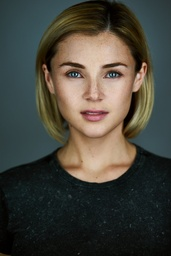
#> input picture data/face.jpg, 171 x 256 px, shrunk from 667 x 1000 before the run
$ python parameter_experiments.py
#> lines starting #> are read from the running program, lines starting #| are printed output that depends on the picture
### code/segment.py
import numpy as np
import matplotlib.pyplot as plt
import itertools
from skimage import color
from tqdm import tqdm
from numpy.linalg import norm
from scipy.spatial.distance import cdist
import cv2
from plotclusters3D import plotclusters3D

# [66 lines left out: functions findpeak, meanshift, not called in this run]


def findpeak_opt(data, idx, r, c):
    """
    Function to find the mean-shift peak for a certain point in the data.
    The optimized version of findpeak using:
        - Basin of attraction: saving the datapoints that are close to the initial datapoint
        - Search-path: savind the datapoints that are encountered during the 'walk' of the mean-shift
    Args:
        data:   the n-dimensional dataset consisting of p points
        idx:    the column index of the data point for which we wish to compute its associated density peak
        r:      the search window radius.
    """
    point = data[:, idx]

    shift = 10000
    t = 0.01

    first_it = True
    neighbors = None

    search_path_neighbors = None
    while shift > t:
        # Find points that are within 'r' to the current point
        inside = []

        # Calculate all distances to the current point
        p = point.reshape(1, point.shape[0])
        d = data.transpose()
        distances = cdist(p, d, metric='euclidean')

        # And save the indexes of points within the search window
        indices = np.where(distances <= r)[1]
        inside = d[indices]

        # Save the neighbors of current data point for the basin
        if first_it:
            neighbors = indices

        # Save a list of all points that are within r/c of our search path
        sp_inx = np.where(distances <= (r/c))[1]
        search_path_neighbors = np.unique(np.append(search_path_neighbors, sp_inx)) if search_path_neighbors is not None else sp_inx

        # Calculate the mean of all 'close' features
        new_p = inside.mean(axis=0)

        shift = norm(point - new_p)
        point = new_p

    # So we found the peak for the point at idx
    return point, neighbors, search_path_neighbors


def meanshift_opt(data, r, c):
    """
    Finds the peaks for all datapoints using the mean-shift algorithm
    Improvement of the 'meanshift' function using the basin of attraction
    and the search path. These datapoints will get the same label as the datapoint
    that the search was started from, unless they are already labeled.
    Args:
        data: image data in the format
        r: size of the window
        c: size of the search_path window

    Returns:
        labels: an array of length [number of pixels] with a label for each pixel
        peaks: an array of size [number of pixels]x[feature vector]
    """
    # For the basin of attraction, we check if a point has a label already
    # by filling the array with negative values
    labels = np.full(shape=data.shape[1], fill_value=-1)
    peaks = []

    # We iterate over each data point
    for idx in tqdm(range(data.shape[1])):
        if labels[idx] == -1:
            # We calculate the peak for this datapoint
            new_peak, basin, search_path = findpeak_opt(data, idx, r, c)
            label = len(peaks)

            # We check whether the found peak corresponds to an existing peak
            #TODO Use cdist here as well
            new = True
            for l, peak in enumerate(peaks):
                if norm(peak - new_peak) < (r/2):
                    # If this is not a new peak, the label will be the same as the
                    # exisiting peak
                    label = l
                    new = False

            # If this is a new peak, it's added to the list
            if new:
                peaks.append(new_peak)

            labels[idx] = label

            # Basin & search path are the datapoints in the basin and search path
            l = labels.transpose()

            # These lists of indices are merged and only unique indices are kept
            neighbors = np.unique(np.append(basin, search_path))

            # With these indices, a check can be performed whether they have a label
            # and if not, assign the current label
            optimized_labels = np.where(l[neighbors] == -1, label, l[neighbors])
            l[neighbors] = optimized_labels

            labels = l.transpose()


    labels = labels.transpose()
    peaks = np.array(peaks)
    #peaks = peaks.reshape(peaks.shape[1], peaks.shape[0])
    return labels, peaks


def imSegment(img, r, c=4, pos=False, lab=True, scale=0.5, blur=3, experiment=False, opt=True):
    """
    Takes in an RGB image, converts it to CIELAB and creates clusters
    Returns four images:
        1. The original image
        2. The prepocessed image
        3. The segmented image
        4. The 3D plot

    Args:
        img: Image within the RGB colorspace
        r: Mean-shift window size
    """
    og_image = img.copy()
    pr_image = None
    se_image = None
    td_image = None

    # Do some preprocessing
    width = int(img.shape[1] * scale)
    height = int(img.shape[0] * scale)
    dim = (width, height)

    # Apply preprocessing such as scaling and blurring
    blurred = cv2.GaussianBlur(img, (blur,blur), cv2.BORDER_DEFAULT)
    img = cv2.resize(blurred, dim, interpolation=cv2.INTER_AREA)
    pr_image = img.copy()

    # Determine preprocessing such as color space and positional encoding
    if lab:
        lab_image = color.rgb2lab(img)

    if pos:
        lab_image = __add_position(lab_image)

    # Turn the 3D image into an array of vectors
    flat_image = lab_image.reshape(-1, lab_image.shape[2])

    # Run the Mean-shift algorithm
    if opt:
        labels, peaks = meanshift_opt(flat_image.transpose(), r, c)
    else:
        labels, peaks = meanshift(flat_image.transpose(), r)

    # Create an image
    peak_colors = color.lab2rgb(peaks[:, :3])
    seg = np.array([peak_colors[l] for l in labels], dtype=float)
    se_image = seg.reshape(img.shape[0], img.shape[1], img.shape[2])

    if not experiment:
        peak_colors = color.lab2rgb(peaks[:, :3])*255
        peak_colors[:, [0, 1, 2]] = peak_colors[:, [2, 1, 0]]
        plotclusters3D(flat_image, labels, peak_colors)
        plt.show(block=False)

    return labels, peaks, (og_image, pr_image, se_image)


# [40 lines left out: functions __add_position, plot_three_imgs, not called in this run]

### code/parameter_experiments.py
#%%
import cv2
import numpy as np
import matplotlib.pyplot as plt
import itertools
import skimage.color as color
import skimage.io as io
import time
import pickle

from plotclusters3D import plotclusters3D
from segment import imSegment, plot_three_imgs
# %%
img = io.imread('../data/face.jpg')
#> img is the input picture: shape (256, 171, 3); mean R, G, B 70.3, 68.5, 59.9
if img.shape[2] == 4:
    img = cv2.cvtColor(img, cv2.COLOR_RGBA2RGB)
plt.imshow(img)
plt.show(block=False)

# %%
scales = [0.25, 0.5, 1]
r_values = [2, 5, 10, 20, 50]
c_values = [2, 4, 8, 10, 20]
feature_types = [False, True]
#%%
# Testing different 'r'
r, c, s, f = 30, 4, 0.3, False
for r in r_values:
    tic = time.perf_counter()
    labels, peaks, imgs = imSegment(img, r=r, c=c, pos=f, scale=s, experiment=True)
    toc = time.perf_counter()
    print('\n\n',toc-tic)

    plt.imshow(imgs[2])
    plt.suptitle('(r:{}, c:{}, s:{}, f:{})'.format(r, c, s, f))
    plt.title(f'Time needed: {toc-tic:.4f}')
    plt.savefig(f'../data/output/r_test_{r}.jpg')
    plt.show()
#> this loop made 5 passes
#> pass 1, in imSegment, `img = cv2.resize(blurred, dim, interpolation=cv2.INTER_AREA)`:
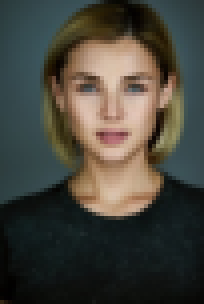
#> img: shape (76, 51, 3) (shown 4 times larger); mean R, G, B 70.3, 68.5, 59.9

# %%
# Testing different 'c'
r, c, s, f = 10, 4, 0.3, False
for c in c_values:
    tic = time.perf_counter()
    labels, peaks, imgs = imSegment(img, r=r, c=c, pos=f, scale=s, experiment=True)
    toc = time.perf_counter()
    print('\n\n',toc-tic)

    plt.imshow(imgs[2])
    #plt.show()
    plt.suptitle('(r:{}, c:{}, s:{}, f:{})'.format(r, c, s, f))
    plt.title(f'Time needed: {toc-tic:.4f}')
    plt.savefig(f'../data/output/c_test_{c}.jpg')
    plt.close()
#> this loop made 5 passes
#> pass 1, in imSegment (call 6), `se_image = seg.reshape(img.shape[0], img.shape[1], img.shape[2])`:
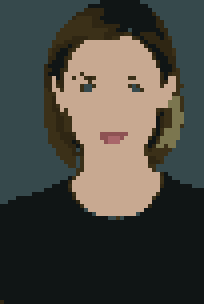
#> se_image: shape (76, 51, 3) float64 (shown 4 times larger); mean R, G, B 0.288, 0.284, 0.255
#> pass 3, in imSegment (call 8), `se_image = seg.reshape(img.shape[0], img.shape[1], img.shape[2])`:
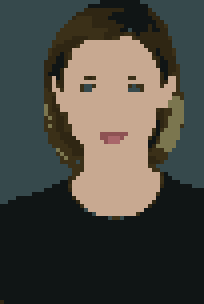
#> se_image: shape (76, 51, 3) float64 (shown 4 times larger); mean R, G, B 0.292, 0.287, 0.257
# %%

$ run again, with data/181091.jpg copied over data/face.jpg
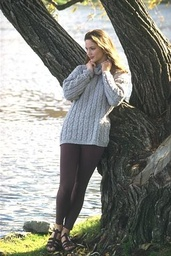
#> input picture data/181091.jpg, 171 x 256 px, shrunk from 321 x 481 before the run
#> img is the input picture: shape (256, 171, 3); mean R, G, B 133.8, 135.3, 128.4
#> the loop `for r in r_values:` made 5 passes
#> pass 1, in imSegment, `blurred = cv2.GaussianBlur(img, (blur,blur), cv2.BORDER_DEFAULT)`:
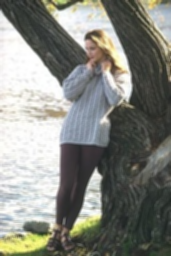
#> blurred: shape (256, 171, 3); mean R, G, B 133.8, 135.3, 128.4
#> the loop `for c in c_values:` made 5 passes
#> pass 3, in imSegment (call 8), `se_image = seg.reshape(img.shape[0], img.shape[1], img.shape[2])`:
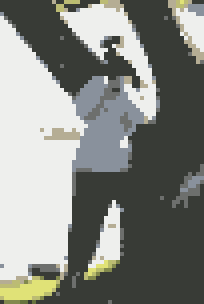
#> se_image: shape (76, 51, 3) float64 (shown 4 times larger); mean R, G, B 0.522, 0.53, 0.51
